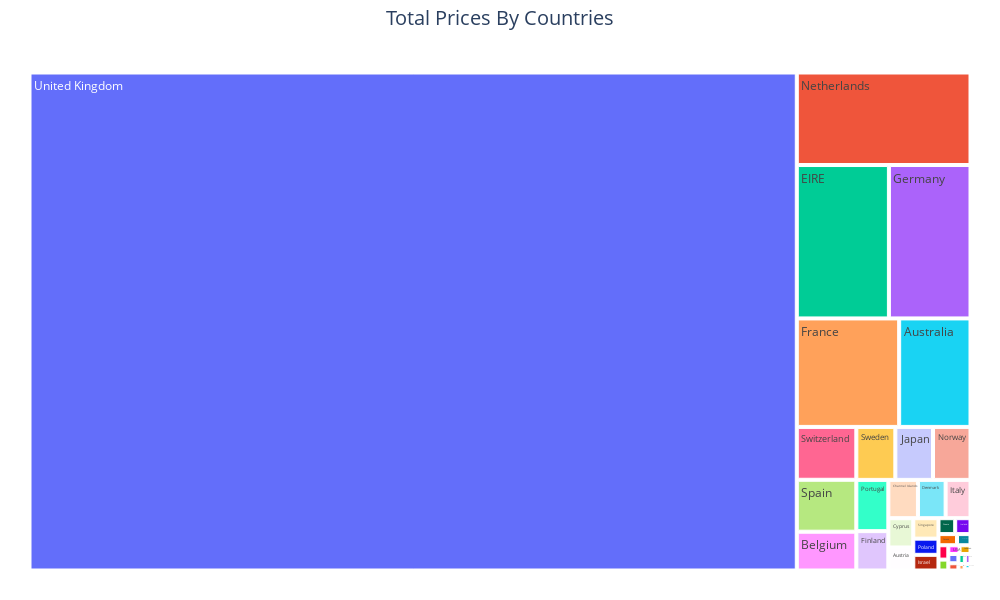

The notebook cell this image was saved under:
### Code cell
# PLOTLY TREEMAP
fig = px.treemap(df_TotalRevenue,
                 path=[df_TotalRevenue.index],
                 values='TotalRevenue',
                 width=1000,
                 height=600)
fig.update_layout(title_text='Total Prices By Countries',
                  title_x=0.5, title_font=dict(size=20)
                  )
fig.update_layout(margin=dict(t=50, l=25, r=25, b=25))
fig.show()

### Figure 1 — Plotly figure (JSON) as saved in the notebook; plotly's stock layout.template omitted (floating-point values rounded to 4 significant figures)
{"data": [{"branchvalues": "total", "domain": {"x": [0, 1], "y": [0, 1]}, "hovertemplate": "labels=%{label}<br>TotalRevenue=%{value}<br>parent=%{parent}<br>id=%{id}<extra></extra>", "ids": ["Australia", "Austria", "Bahrain", "Belgium", "Brazil", "Canada", "Channel Islands", "Cyprus", "Czech Republic", "Denmark", "EIRE", "European Community", "Finland", "France", "Germany", "Greece", "Iceland", "Israel", "Italy", "Japan", "Lebanon", "Lithuania", "Malta", "Netherlands", "Norway", "Poland", "Portugal", "RSA", "Saudi Arabia", "Singapore", "Spain", "Sweden", "Switzerland", "USA", "United Arab Emirates", "United Kingdom", "Unspecified"], "labels": ["Australia", "Austria", "Bahrain", "Belgium", "Brazil", "Canada", "Channel Islands", "Cyprus", "Czech Republic", "Denmark", "EIRE", "European Community", "Finland", "France", "Germany", "Greece", "Iceland", "Israel", "Italy", "Japan", "Lebanon", "Lithuania", "Malta", "Netherlands", "Norway", "Poland", "Portugal", "RSA", "Saudi Arabia", "Singapore", "Spain", "Sweden", "Switzerland", "USA", "United Arab Emirates", "United Kingdom", "Unspecified"], "name": "", "parents": ["", "", "", "", "", "", "", "", "", "", "", "", "", "", "", "", "", "", "", "", "", "", "", "", "", "", "", "", "", "", "", "", "", "", "", "", ""], "type": "treemap", "values": [137100.0, 10150.0, 548.4, 40910.0, 1144.0, 3666.0, 20090.0, 12950.0, 707.7, 18770.0, 250300.0, 1292.0, 22330.0, 196700.0, 221700.0, 4711.0, 4310, 6994.0, 16890.0, 35340.0, 1694.0, 1661.0, 2505.0, 284700.0, 35160.0, 7213.0, 29060.0, 1002.0, 131.2, 9120.0, 54770.0, 36600.0, 55740.0, 1731.0, 1902.0, 6768000.0, 2667.0]}], "layout": {"height": 600, "legend": {"tracegroupgap": 0}, "margin": {"b": 25, "l": 25, "r": 25, "t": 50}, "title": {"font": {"size": 20}, "text": "Total Prices By Countries", "x": 0.5}, "width": 1000}}
